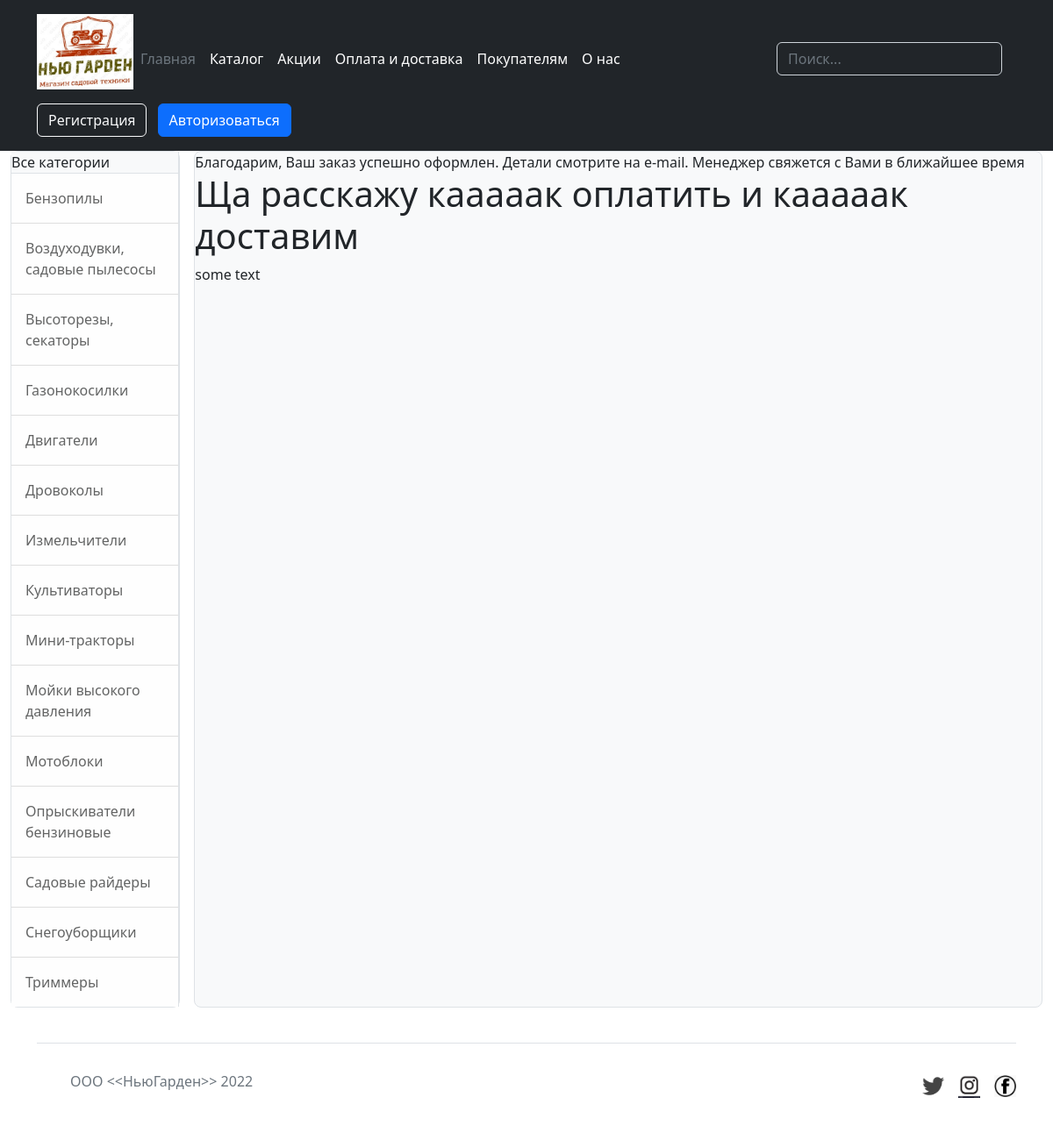
Page /payment-and-delivery on the committed database.
### main_app/models.py (models this page shows, shortened)
class Category(models.Model):
    category_name = models.CharField('имя категории', max_length=100, db_index=True)
    category_slug = models.SlugField('url категории', max_length=100, unique=True)
    class Meta:
        ordering = ("category_name",)
        verbose_name = "Категория"
        verbose_name_plural = "Категории"

### main_app/views.py (the view)
# urls.py: path('payment-and-delivery', views.pay, name="pay_and_delivery"),
def pay(request):
    categories = Category.objects.all()
    context = {
        "order_message" : "Благодарим, Ваш заказ успешно оформлен. Детали смотрите на e-mail. Менеджер свяжется с Вами в ближайшее время",
        'title': 'Оплата и доставка',
        'categories': categories ,
    }                  #подтянуть номер заказа из базы для отображения + отправка информации на E-mail
    return render(request, 'main_app/pay_and_delivery.html', context)

### main_app/templates/main_app/pay_and_delivery.html (shortened to what this page needs)
{% extends 'main_app/base.html' %}
{% block content %}
    <div>
        <span>{{ order_message }}</span>
    </div>
    <h1>Ща расскажу кааааак оплатить и кааааак доставим</h1>
    <p>some text</p>
{% endblock %}

### main_app/templates/main_app/base.html (shortened to what this page needs)
{% load static %}
<!DOCTYPE html>
<html lang="ru">
<head>
    <link rel="stylesheet" href=https://cdn.jsdelivr.net/npm/bootstrap@5.2.0/dist/css/bootstrap.min.css>
    <link rel="stylesheet" href="{% static 'main_app/static/main_app/css/style.css' %}">
</head>
<body>
  <div id="allbody">
    <div id="header">
      <header class="p-3 text-bg-dark">
        <div class="container">
          <div class="d-flex flex-wrap align-items-center justify-content-center justify-content-lg-start">
            <a href="/" class="d-flex align-items-center mb-2 mb-lg-0 text-white text-decoration-none">
              <p><img src="{% static 'main_app/img/photo_2022-09-05_09-52-18.jpg' %}" alt="company" width="110"></p>
            </a>
            <ul class="nav col-12 col-lg-auto me-lg-auto mb-2 justify-content-center mb-md-0">
              <li><a href="{% url 'home' %}" class="nav-link px-2 text-secondary"><font style="vertical-align: inherit;"><font style="vertical-align: inherit;">Главная</font></font></a></li>
              <li><a href="{% url 'catalog_of_products' %}" class="nav-link px-2 text-white"><font style="vertical-align: inherit;"><font style="vertical-align: inherit;">Каталог</font></font></a></li>
              <li><a href="{% url 'promotion' %}" class="nav-link px-2 text-white"><font style="vertical-align: inherit;"><font style="vertical-align: inherit;">Акции</font></font></a></li>
              <li><a href="{% url 'pay_and_delivery' %}" class="nav-link px-2 text-white"><font style="vertical-align: inherit;"><font style="vertical-align: inherit;">Оплата и доставка</font></font></a></li>
              <li><a href="{% url 'information' %}" class="nav-link px-2 text-white"><font style="vertical-align: inherit;"><font style="vertical-align: inherit;">Покупателям</font></font></a></li>
              <li><a href="{% url 'about_us' %}" class="nav-link px-2 text-white"><font style="vertical-align: inherit;"><font style="vertical-align: inherit;">О нас</font></font></a></li>
            </ul>
              <form class="col-12 col-lg-auto mb-3 mb-lg-0 me-lg-3" role="search">
                <input type="search" class="form-control form-control-dark text-bg-dark" placeholder="Поиск..." aria-label="Поиск">
              </form>
            <div class="text-end">
            {% if user.is_authenticated %}
              <button  class="btn btn-outline-light me-2">{{ user.get_username }}</button>
              <a href="{% url 'logout' %}?next={{ request.path }}"><button type="button" class="btn btn-danger">Выход</button></a>
            {% else %}
              <button type="button" class="btn btn-outline-light me-2">Регистрация</button>
              <a href="{% url 'login' %}?next={{ request.path }}"><button type="button" class="btn btn-primary">Авторизоваться</button></a>
            {% endif %}
            </div>
          </div>
        </div>
      </header>
    </div>
    <div class="container-fluid pb-3">
        <div class="d-grid gap-3" style="grid-template-columns: 1fr 5fr;">
          <div class="bg-light border rounded-3">
            <div class="border-end bg-white" id="sidebar-wrapper">
                <div class="sidebar-heading border-bottom bg-light">Все категории</div>
                <div class="list-group list-group-flush">
                  {% for cat in categories  %}
                    <a class="list-group-item list-group-item-action list-group-item-light p-3" href="{% url 'catalog_of_products' %}">{{ cat.category_name }}</a>
                  {% endfor %}
                </div>
            </div>
          </div>
          <div class="bg-light border rounded-3">
            <div id="content">{% block content %}{% endblock %}</div>
          </div>
        </div>
    </div>
  </div>
  <div id="footer" class="container">
    <footer class="d-flex flex-wrap justify-content-between align-items-center py-2 my-4 border-top">
      <div class="col-md-4 d-flex align-items-center">
        <a href="/" class="mb-3 me-2 mb-md-0 text-muted text-decoration-none lh-1">
          <svg class="bi" width="30" height="24"><use xlink:href="#bootstrap"></use></svg>
        </a>
        <span class="mb-3 mb-md-0 text-muted">ООО &lt;&lt;НьюГарден&gt;&gt; 2022</span>
      </div>
      <ul class="nav col-md-4 justify-content-end list-unstyled d-flex">
        <li class="ms-3"><a class="text-muted" href="#"><svg class="bi" width="25" height="25"><use xlink:href="#twitter"></use></svg>
          <p><img src="{% static 'main_app/img/twitter.png' %}" alt="company" width="25"></p></a></li>
        <li class="ms-3"><a class="text-muted" href="#"><svg class="bi" width="25" height="25"><use xlink:href="#instagram"></use></svg>
          <p><img src="{% static 'main_app/img/instagram.png' %}" alt="company" width="25"></p></a></li>
        <li class="ms-3"><a class="text-muted" href="#"><svg class="bi" width="25" height="25"><use xlink:href="#facebook"></use></svg>
          <p><img src="{% static 'main_app/img/facebook.png' %}" alt="company" width="25"></p></a></li>
      </ul>
    </footer>
  </div>
</body>
</html>

### main_app/static/main_app/css/style.css (style rules this page uses)
#allbody { width: 100%; display: flex; flex-direction: column; }
#header { width: 100%; }

### rows in the picture
Category: category_name "Бензопилы"
Category: category_name "Воздуходувки, садовые пылесосы"
Category: category_name "Высоторезы, секаторы"
Category: category_name "Газонокосилки"
Category: category_name "Двигатели"
Category: category_name "Дровоколы"
Category: category_name "Измельчители"
Category: category_name "Культиваторы"
Category: category_name "Мини-тракторы"
Category: category_name "Мойки высокого давления"
Category: category_name "Мотоблоки"
Category: category_name "Опрыскиватели бензиновые"
Category: category_name "Садовые райдеры"
Category: category_name "Снегоуборщики"
Category: category_name "Триммеры"

### other values in the picture
{{ order_message }} "Благодарим, Ваш заказ успешно оформлен. Детали смотрите на e-mail. Менеджер свяжется с Вами в ближайшее время"
